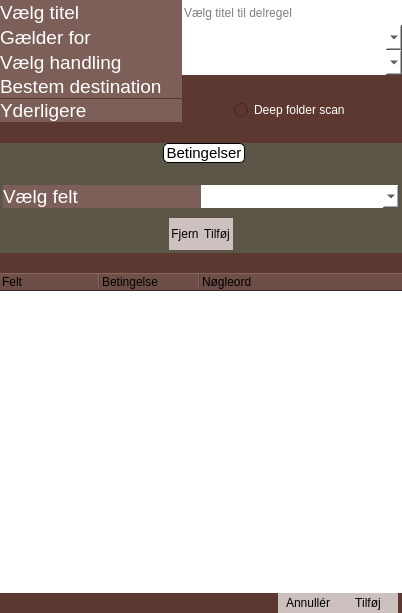
<?xml version="1.0" encoding="UTF-8"?>
<ui version="4.0">
 <class>abstractRuleDialog</class>
 <widget class="QWidget" name="abstractRuleDialog">
  <property name="geometry">
   <rect>
    <x>0</x>
    <y>0</y>
    <width>402</width>
    <height>613</height>
   </rect>
  </property>
  <property name="minimumSize">
   <size>
    <width>402</width>
    <height>0</height>
   </size>
  </property>
  <property name="maximumSize">
   <size>
    <width>402</width>
    <height>16777215</height>
   </size>
  </property>
  <property name="windowTitle">
   <string>Form</string>
  </property>
  <property name="styleSheet">
   <string notr="true">QWidget
{
	background-color: rgb(93, 56, 49);
	
}
QTreeWidget
{
	background-color:white;
}
QLineEdit,QDateEdit
{
	background-color:white;
}
QComboBox
{
	border:0px solid;
	background-color:white;
}
QComboBox QAbstractItemView
{
	background-color:white;
}
QComboBox:drop-down
{
	
	border-image: url(:/My Images/Ressources/Stock Index Down.png);
	margin:5px;	

}
QLabel
{
	color:white;
	background-color: rgba(255, 255, 255, 50);
}
QPushButton
{
	background-color: rgba(255, 255, 255, 175);
	border:0 px solid black;
}
QPushButton::hover
{
	background-color:white;
}
QPushbButton:pressed
{	
	background-color: rgb(85, 170, 0);
}
QSpinBox
{
	background-color:white;
}
QCheckBox
{
	background-color:white;
}
QCheckBox
{
	background-color: rgba(255, 255, 255, 50);
	color:white;
}
QRadioButton
{
	color:white;
}
QFrame
{
	border:0 px solid;
}</string>
  </property>
  <layout class="QVBoxLayout" name="verticalLayout_2">
   <property name="spacing">
    <number>0</number>
   </property>
   <property name="leftMargin">
    <number>0</number>
   </property>
   <property name="topMargin">
    <number>0</number>
   </property>
   <property name="rightMargin">
    <number>0</number>
   </property>
   <property name="bottomMargin">
    <number>0</number>
   </property>
   <item>
    <widget class="QWidget" name="SelectorWidget" native="true">
     <property name="sizePolicy">
      <sizepolicy hsizetype="Preferred" vsizetype="Fixed">
       <horstretch>0</horstretch>
       <verstretch>0</verstretch>
      </sizepolicy>
     </property>
     <property name="styleSheet">
      <string notr="true">QWidget#SelectorWidget
{
	background-color: transparent;
}
</string>
     </property>
     <layout class="QVBoxLayout" name="verticalLayout">
      <property name="spacing">
       <number>0</number>
      </property>
      <property name="leftMargin">
       <number>0</number>
      </property>
      <property name="topMargin">
       <number>0</number>
      </property>
      <property name="rightMargin">
       <number>0</number>
      </property>
      <property name="bottomMargin">
       <number>0</number>
      </property>
      <item>
       <widget class="QFrame" name="titleFrame">
        <property name="minimumSize">
         <size>
          <width>0</width>
          <height>25</height>
         </size>
        </property>
        <property name="maximumSize">
         <size>
          <width>16777215</width>
          <height>25</height>
         </size>
        </property>
        <property name="frameShape">
         <enum>QFrame::StyledPanel</enum>
        </property>
        <property name="frameShadow">
         <enum>QFrame::Raised</enum>
        </property>
        <layout class="QHBoxLayout" name="horizontalLayout">
         <property name="spacing">
          <number>0</number>
         </property>
         <property name="leftMargin">
          <number>0</number>
         </property>
         <property name="topMargin">
          <number>0</number>
         </property>
         <property name="rightMargin">
          <number>0</number>
         </property>
         <property name="bottomMargin">
          <number>0</number>
         </property>
         <item>
          <widget class="QLabel" name="label_3">
           <property name="font">
            <font>
             <pointsize>14</pointsize>
            </font>
           </property>
           <property name="lineWidth">
            <number>1</number>
           </property>
           <property name="text">
            <string>Vælg titel</string>
           </property>
           <property name="alignment">
            <set>Qt::AlignLeading|Qt::AlignLeft|Qt::AlignVCenter</set>
           </property>
          </widget>
         </item>
         <item>
          <widget class="QLineEdit" name="titleBox">
           <property name="sizePolicy">
            <sizepolicy hsizetype="Fixed" vsizetype="Preferred">
             <horstretch>0</horstretch>
             <verstretch>0</verstretch>
            </sizepolicy>
           </property>
           <property name="minimumSize">
            <size>
             <width>220</width>
             <height>0</height>
            </size>
           </property>
           <property name="maximumSize">
            <size>
             <width>220</width>
             <height>16777215</height>
            </size>
           </property>
           <property name="styleSheet">
            <string notr="true">border:0 px solid;</string>
           </property>
           <property name="inputMask">
            <string/>
           </property>
           <property name="text">
            <string/>
           </property>
           <property name="alignment">
            <set>Qt::AlignLeading|Qt::AlignLeft|Qt::AlignVCenter</set>
           </property>
           <property name="placeholderText">
            <string>Vælg titel til delregel</string>
           </property>
           <property name="clearButtonEnabled">
            <bool>true</bool>
           </property>
          </widget>
         </item>
        </layout>
       </widget>
      </item>
      <item>
       <widget class="QFrame" name="applyFrame">
        <property name="minimumSize">
         <size>
          <width>0</width>
          <height>25</height>
         </size>
        </property>
        <property name="maximumSize">
         <size>
          <width>16777215</width>
          <height>25</height>
         </size>
        </property>
        <property name="frameShape">
         <enum>QFrame::StyledPanel</enum>
        </property>
        <property name="frameShadow">
         <enum>QFrame::Raised</enum>
        </property>
        <layout class="QHBoxLayout" name="horizontalLayout_13">
         <property name="spacing">
          <number>0</number>
         </property>
         <property name="leftMargin">
          <number>0</number>
         </property>
         <property name="topMargin">
          <number>0</number>
         </property>
         <property name="rightMargin">
          <number>0</number>
         </property>
         <property name="bottomMargin">
          <number>0</number>
         </property>
         <item>
          <widget class="QLabel" name="label_10">
           <property name="font">
            <font>
             <pointsize>14</pointsize>
            </font>
           </property>
           <property name="text">
            <string>Gælder for</string>
           </property>
          </widget>
         </item>
         <item>
          <widget class="QComboBox" name="appliesSelector">
           <property name="enabled">
            <bool>true</bool>
           </property>
           <property name="sizePolicy">
            <sizepolicy hsizetype="Fixed" vsizetype="Preferred">
             <horstretch>0</horstretch>
             <verstretch>0</verstretch>
            </sizepolicy>
           </property>
           <property name="minimumSize">
            <size>
             <width>220</width>
             <height>0</height>
            </size>
           </property>
           <property name="maximumSize">
            <size>
             <width>220</width>
             <height>16777215</height>
            </size>
           </property>
           <property name="editable">
            <bool>false</bool>
           </property>
           <property name="frame">
            <bool>true</bool>
           </property>
          </widget>
         </item>
        </layout>
       </widget>
      </item>
      <item>
       <widget class="QFrame" name="actionFrame">
        <property name="minimumSize">
         <size>
          <width>0</width>
          <height>25</height>
         </size>
        </property>
        <property name="maximumSize">
         <size>
          <width>16777215</width>
          <height>25</height>
         </size>
        </property>
        <property name="styleSheet">
         <string notr="true"/>
        </property>
        <property name="frameShape">
         <enum>QFrame::StyledPanel</enum>
        </property>
        <property name="frameShadow">
         <enum>QFrame::Raised</enum>
        </property>
        <layout class="QHBoxLayout" name="horizontalLayout_2">
         <property name="spacing">
          <number>0</number>
         </property>
         <property name="leftMargin">
          <number>0</number>
         </property>
         <property name="topMargin">
          <number>0</number>
         </property>
         <property name="rightMargin">
          <number>0</number>
         </property>
         <property name="bottomMargin">
          <number>0</number>
         </property>
         <item>
          <widget class="QLabel" name="label">
           <property name="font">
            <font>
             <pointsize>14</pointsize>
            </font>
           </property>
           <property name="lineWidth">
            <number>1</number>
           </property>
           <property name="text">
            <string>Vælg handling</string>
           </property>
           <property name="alignment">
            <set>Qt::AlignLeading|Qt::AlignLeft|Qt::AlignVCenter</set>
           </property>
          </widget>
         </item>
         <item>
          <widget class="QComboBox" name="actionComboBox">
           <property name="sizePolicy">
            <sizepolicy hsizetype="Fixed" vsizetype="Preferred">
             <horstretch>0</horstretch>
             <verstretch>0</verstretch>
            </sizepolicy>
           </property>
           <property name="minimumSize">
            <size>
             <width>220</width>
             <height>0</height>
            </size>
           </property>
           <property name="maximumSize">
            <size>
             <width>220</width>
             <height>16777215</height>
            </size>
           </property>
          </widget>
         </item>
        </layout>
       </widget>
      </item>
      <item>
       <widget class="QFrame" name="DestinationFrame">
        <property name="frameShape">
         <enum>QFrame::StyledPanel</enum>
        </property>
        <property name="frameShadow">
         <enum>QFrame::Raised</enum>
        </property>
        <layout class="QHBoxLayout" name="horizontalLayout_7">
         <property name="spacing">
          <number>0</number>
         </property>
         <property name="leftMargin">
          <number>0</number>
         </property>
         <property name="topMargin">
          <number>0</number>
         </property>
         <property name="rightMargin">
          <number>0</number>
         </property>
         <property name="bottomMargin">
          <number>0</number>
         </property>
         <item>
          <widget class="QLabel" name="label_5">
           <property name="font">
            <font>
             <pointsize>14</pointsize>
            </font>
           </property>
           <property name="lineWidth">
            <number>1</number>
           </property>
           <property name="text">
            <string>Bestem destination</string>
           </property>
           <property name="alignment">
            <set>Qt::AlignLeading|Qt::AlignLeft|Qt::AlignVCenter</set>
           </property>
          </widget>
         </item>
         <item>
          <widget class="rulePathSelector" name="textPathEdit" native="true">
           <property name="sizePolicy">
            <sizepolicy hsizetype="Fixed" vsizetype="Preferred">
             <horstretch>0</horstretch>
             <verstretch>0</verstretch>
            </sizepolicy>
           </property>
           <property name="minimumSize">
            <size>
             <width>220</width>
             <height>0</height>
            </size>
           </property>
           <property name="maximumSize">
            <size>
             <width>220</width>
             <height>16777215</height>
            </size>
           </property>
          </widget>
         </item>
        </layout>
       </widget>
      </item>
      <item>
       <widget class="QWidget" name="deepScanContainer" native="true">
        <property name="minimumSize">
         <size>
          <width>0</width>
          <height>25</height>
         </size>
        </property>
        <property name="maximumSize">
         <size>
          <width>16777215</width>
          <height>25</height>
         </size>
        </property>
        <property name="styleSheet">
         <string notr="true"/>
        </property>
        <layout class="QHBoxLayout" name="horizontalLayout_8">
         <property name="spacing">
          <number>0</number>
         </property>
         <property name="leftMargin">
          <number>0</number>
         </property>
         <property name="topMargin">
          <number>0</number>
         </property>
         <property name="rightMargin">
          <number>0</number>
         </property>
         <property name="bottomMargin">
          <number>0</number>
         </property>
         <item>
          <widget class="QLabel" name="label_9">
           <property name="sizePolicy">
            <sizepolicy hsizetype="Preferred" vsizetype="Fixed">
             <horstretch>0</horstretch>
             <verstretch>0</verstretch>
            </sizepolicy>
           </property>
           <property name="font">
            <font>
             <pointsize>14</pointsize>
            </font>
           </property>
           <property name="text">
            <string>Yderligere</string>
           </property>
          </widget>
         </item>
         <item>
          <widget class="QFrame" name="frame">
           <property name="minimumSize">
            <size>
             <width>220</width>
             <height>0</height>
            </size>
           </property>
           <property name="maximumSize">
            <size>
             <width>230</width>
             <height>16777215</height>
            </size>
           </property>
           <property name="frameShape">
            <enum>QFrame::StyledPanel</enum>
           </property>
           <property name="frameShadow">
            <enum>QFrame::Raised</enum>
           </property>
           <layout class="QHBoxLayout" name="horizontalLayout_9">
            <property name="spacing">
             <number>0</number>
            </property>
            <property name="leftMargin">
             <number>0</number>
            </property>
            <property name="topMargin">
             <number>0</number>
            </property>
            <property name="rightMargin">
             <number>0</number>
            </property>
            <property name="bottomMargin">
             <number>0</number>
            </property>
            <item>
             <layout class="QVBoxLayout" name="verticalLayout_3">
              <property name="spacing">
               <number>0</number>
              </property>
              <item alignment="Qt::AlignHCenter">
               <widget class="QRadioButton" name="deepScanRadioButton">
                <property name="sizePolicy">
                 <sizepolicy hsizetype="Fixed" vsizetype="Fixed">
                  <horstretch>0</horstretch>
                  <verstretch>0</verstretch>
                 </sizepolicy>
                </property>
                <property name="text">
                 <string>Deep folder scan</string>
                </property>
               </widget>
              </item>
             </layout>
            </item>
           </layout>
          </widget>
         </item>
        </layout>
       </widget>
      </item>
      <item>
       <spacer name="verticalSpacer">
        <property name="orientation">
         <enum>Qt::Vertical</enum>
        </property>
        <property name="sizeHint" stdset="0">
         <size>
          <width>20</width>
          <height>20</height>
         </size>
        </property>
       </spacer>
      </item>
      <item>
       <widget class="QGroupBox" name="conditionContainer">
        <property name="sizePolicy">
         <sizepolicy hsizetype="Expanding" vsizetype="Expanding">
          <horstretch>0</horstretch>
          <verstretch>0</verstretch>
         </sizepolicy>
        </property>
        <property name="minimumSize">
         <size>
          <width>384</width>
          <height>0</height>
         </size>
        </property>
        <property name="font">
         <font>
          <pointsize>11</pointsize>
         </font>
        </property>
        <property name="styleSheet">
         <string notr="true">QGroupBox
{	
	border:0px solid;
	background-color: rgb(91, 86, 72);
}
QGroupBox::title
{
	subcontrol-origin: margin;
    subcontrol-position: top center;
	border:1px solid;
	border-radius:5px;
	background-color:white;	
}

</string>
        </property>
        <property name="title">
         <string>Betingelser</string>
        </property>
        <property name="flat">
         <bool>false</bool>
        </property>
        <property name="checkable">
         <bool>false</bool>
        </property>
        <layout class="QVBoxLayout" name="verticalLayout_4">
         <property name="spacing">
          <number>0</number>
         </property>
         <property name="sizeConstraint">
          <enum>QLayout::SetDefaultConstraint</enum>
         </property>
         <property name="leftMargin">
          <number>0</number>
         </property>
         <property name="topMargin">
          <number>18</number>
         </property>
         <property name="rightMargin">
          <number>0</number>
         </property>
         <property name="bottomMargin">
          <number>0</number>
         </property>
         <item>
          <widget class="QFrame" name="conditionalFrame">
           <property name="minimumSize">
            <size>
             <width>0</width>
             <height>0</height>
            </size>
           </property>
           <property name="styleSheet">
            <string notr="true">border:0 px solid;</string>
           </property>
           <property name="frameShape">
            <enum>QFrame::StyledPanel</enum>
           </property>
           <property name="frameShadow">
            <enum>QFrame::Plain</enum>
           </property>
           <property name="lineWidth">
            <number>0</number>
           </property>
           <layout class="QHBoxLayout" name="horizontalLayout_3">
            <property name="spacing">
             <number>0</number>
            </property>
            <property name="leftMargin">
             <number>0</number>
            </property>
            <property name="topMargin">
             <number>0</number>
            </property>
            <property name="rightMargin">
             <number>0</number>
            </property>
            <property name="bottomMargin">
             <number>0</number>
            </property>
            <item>
             <widget class="QLabel" name="label_2">
              <property name="sizePolicy">
               <sizepolicy hsizetype="Preferred" vsizetype="Preferred">
                <horstretch>0</horstretch>
                <verstretch>0</verstretch>
               </sizepolicy>
              </property>
              <property name="minimumSize">
               <size>
                <width>32</width>
                <height>0</height>
               </size>
              </property>
              <property name="font">
               <font>
                <pointsize>14</pointsize>
               </font>
              </property>
              <property name="styleSheet">
               <string notr="true"/>
              </property>
              <property name="lineWidth">
               <number>1</number>
              </property>
              <property name="text">
               <string>Vælg felt</string>
              </property>
              <property name="alignment">
               <set>Qt::AlignLeading|Qt::AlignLeft|Qt::AlignVCenter</set>
              </property>
              <property name="margin">
               <number>0</number>
              </property>
              <property name="indent">
               <number>0</number>
              </property>
             </widget>
            </item>
            <item>
             <widget class="QComboBox" name="conditionComboBox">
              <property name="sizePolicy">
               <sizepolicy hsizetype="Preferred" vsizetype="Preferred">
                <horstretch>0</horstretch>
                <verstretch>0</verstretch>
               </sizepolicy>
              </property>
              <property name="minimumSize">
               <size>
                <width>128</width>
                <height>0</height>
               </size>
              </property>
              <property name="styleSheet">
               <string notr="true"/>
              </property>
             </widget>
            </item>
           </layout>
          </widget>
         </item>
         <item>
          <widget class="QFrame" name="conditionFrame">
           <property name="minimumSize">
            <size>
             <width>0</width>
             <height>0</height>
            </size>
           </property>
           <property name="maximumSize">
            <size>
             <width>16777215</width>
             <height>25</height>
            </size>
           </property>
           <property name="styleSheet">
            <string notr="true"/>
           </property>
           <property name="frameShape">
            <enum>QFrame::StyledPanel</enum>
           </property>
           <property name="frameShadow">
            <enum>QFrame::Raised</enum>
           </property>
           <layout class="QHBoxLayout" name="horizontalLayout_5">
            <property name="spacing">
             <number>0</number>
            </property>
            <property name="leftMargin">
             <number>0</number>
            </property>
            <property name="topMargin">
             <number>0</number>
            </property>
            <property name="rightMargin">
             <number>0</number>
            </property>
            <property name="bottomMargin">
             <number>0</number>
            </property>
            <item>
             <widget class="conditionWidget" name="conditionView" native="true">
              <property name="styleSheet">
               <string notr="true"/>
              </property>
             </widget>
            </item>
           </layout>
          </widget>
         </item>
         <item>
          <spacer name="verticalSpacer_2">
           <property name="orientation">
            <enum>Qt::Vertical</enum>
           </property>
           <property name="sizeHint" stdset="0">
            <size>
             <width>20</width>
             <height>10</height>
            </size>
           </property>
          </spacer>
         </item>
         <item alignment="Qt::AlignHCenter">
          <widget class="QFrame" name="subRuleButtonContainer">
           <property name="sizePolicy">
            <sizepolicy hsizetype="Preferred" vsizetype="Fixed">
             <horstretch>0</horstretch>
             <verstretch>0</verstretch>
            </sizepolicy>
           </property>
           <property name="styleSheet">
            <string notr="true">QPushButton#addSubRue
{
	border-left:1px dotted black;
}
</string>
           </property>
           <property name="frameShape">
            <enum>QFrame::StyledPanel</enum>
           </property>
           <property name="frameShadow">
            <enum>QFrame::Raised</enum>
           </property>
           <layout class="QHBoxLayout" name="horizontalLayout_11">
            <property name="spacing">
             <number>0</number>
            </property>
            <property name="leftMargin">
             <number>0</number>
            </property>
            <property name="topMargin">
             <number>0</number>
            </property>
            <property name="rightMargin">
             <number>0</number>
            </property>
            <property name="bottomMargin">
             <number>0</number>
            </property>
            <item>
             <widget class="QPushButton" name="removeSubRule">
              <property name="sizePolicy">
               <sizepolicy hsizetype="Preferred" vsizetype="Preferred">
                <horstretch>0</horstretch>
                <verstretch>0</verstretch>
               </sizepolicy>
              </property>
              <property name="minimumSize">
               <size>
                <width>32</width>
                <height>32</height>
               </size>
              </property>
              <property name="maximumSize">
               <size>
                <width>16777212</width>
                <height>32</height>
               </size>
              </property>
              <property name="text">
               <string>Fjern</string>
              </property>
              <property name="default">
               <bool>false</bool>
              </property>
              <property name="flat">
               <bool>false</bool>
              </property>
             </widget>
            </item>
            <item>
             <widget class="QPushButton" name="addSubRule">
              <property name="sizePolicy">
               <sizepolicy hsizetype="Preferred" vsizetype="Preferred">
                <horstretch>0</horstretch>
                <verstretch>0</verstretch>
               </sizepolicy>
              </property>
              <property name="minimumSize">
               <size>
                <width>32</width>
                <height>32</height>
               </size>
              </property>
              <property name="maximumSize">
               <size>
                <width>16777212</width>
                <height>32</height>
               </size>
              </property>
              <property name="text">
               <string>Tilføj</string>
              </property>
              <property name="default">
               <bool>false</bool>
              </property>
              <property name="flat">
               <bool>false</bool>
              </property>
             </widget>
            </item>
           </layout>
          </widget>
         </item>
        </layout>
       </widget>
      </item>
      <item>
       <spacer name="verticalSpacer_3">
        <property name="orientation">
         <enum>Qt::Vertical</enum>
        </property>
        <property name="sizeHint" stdset="0">
         <size>
          <width>20</width>
          <height>20</height>
         </size>
        </property>
       </spacer>
      </item>
     </layout>
    </widget>
   </item>
   <item>
    <widget class="QTreeWidget" name="treeWidget">
     <property name="sizePolicy">
      <sizepolicy hsizetype="Expanding" vsizetype="Expanding">
       <horstretch>0</horstretch>
       <verstretch>0</verstretch>
      </sizepolicy>
     </property>
     <property name="styleSheet">
      <string notr="true"/>
     </property>
     <property name="uniformRowHeights">
      <bool>false</bool>
     </property>
     <property name="itemsExpandable">
      <bool>false</bool>
     </property>
     <property name="expandsOnDoubleClick">
      <bool>false</bool>
     </property>
     <property name="columnCount">
      <number>3</number>
     </property>
     <column>
      <property name="text">
       <string notr="true">Felt</string>
      </property>
     </column>
     <column>
      <property name="text">
       <string>Betingelse</string>
      </property>
     </column>
     <column>
      <property name="text">
       <string>Nøgleord</string>
      </property>
     </column>
    </widget>
   </item>
   <item>
    <widget class="QFrame" name="frame_8">
     <property name="frameShape">
      <enum>QFrame::StyledPanel</enum>
     </property>
     <property name="frameShadow">
      <enum>QFrame::Raised</enum>
     </property>
     <layout class="QHBoxLayout" name="horizontalLayout_12">
      <property name="spacing">
       <number>0</number>
      </property>
      <property name="leftMargin">
       <number>0</number>
      </property>
      <property name="topMargin">
       <number>0</number>
      </property>
      <property name="rightMargin">
       <number>0</number>
      </property>
      <property name="bottomMargin">
       <number>0</number>
      </property>
      <item>
       <spacer name="horizontalSpacer_2">
        <property name="orientation">
         <enum>Qt::Horizontal</enum>
        </property>
        <property name="sizeHint" stdset="0">
         <size>
          <width>270</width>
          <height>17</height>
         </size>
        </property>
       </spacer>
      </item>
      <item>
       <widget class="QPushButton" name="pushButton_2">
        <property name="minimumSize">
         <size>
          <width>60</width>
          <height>20</height>
         </size>
        </property>
        <property name="text">
         <string>Annullér</string>
        </property>
       </widget>
      </item>
      <item>
       <widget class="QPushButton" name="addButton">
        <property name="minimumSize">
         <size>
          <width>60</width>
          <height>20</height>
         </size>
        </property>
        <property name="text">
         <string>Tilføj</string>
        </property>
       </widget>
      </item>
      <item>
       <spacer name="horizontalSpacer_3">
        <property name="orientation">
         <enum>Qt::Horizontal</enum>
        </property>
        <property name="sizeType">
         <enum>QSizePolicy::Fixed</enum>
        </property>
        <property name="sizeHint" stdset="0">
         <size>
          <width>4</width>
          <height>20</height>
         </size>
        </property>
       </spacer>
      </item>
     </layout>
    </widget>
   </item>
  </layout>
 </widget>
 <layoutdefault spacing="0" margin="0"/>
 <customwidgets>
  <customwidget>
   <class>rulePathSelector</class>
   <extends>QWidget</extends>
   <header>rulepathselector.h</header>
   <container>1</container>
  </customwidget>
  <customwidget>
   <class>conditionWidget</class>
   <extends>QWidget</extends>
   <header>conditionwidget.h</header>
   <container>1</container>
  </customwidget>
 </customwidgets>
 <tabstops>
  <tabstop>titleBox</tabstop>
  <tabstop>appliesSelector</tabstop>
  <tabstop>actionComboBox</tabstop>
  <tabstop>addSubRule</tabstop>
  <tabstop>conditionComboBox</tabstop>
  <tabstop>deepScanRadioButton</tabstop>
  <tabstop>addButton</tabstop>
  <tabstop>pushButton_2</tabstop>
  <tabstop>removeSubRule</tabstop>
  <tabstop>treeWidget</tabstop>
 </tabstops>
 <resources/>
 <connections>
  <connection>
   <sender>pushButton_2</sender>
   <signal>clicked()</signal>
   <receiver>abstractRuleDialog</receiver>
   <slot>close()</slot>
   <hints>
    <hint type="sourcelabel">
     <x>306</x>
     <y>603</y>
    </hint>
    <hint type="destinationlabel">
     <x>527</x>
     <y>520</y>
    </hint>
   </hints>
  </connection>
 </connections>
 <slots>
  <slot>actionBoxChanged(QString)</slot>
  <slot>conditionBoxChanged(QString)</slot>
 </slots>
</ui>
